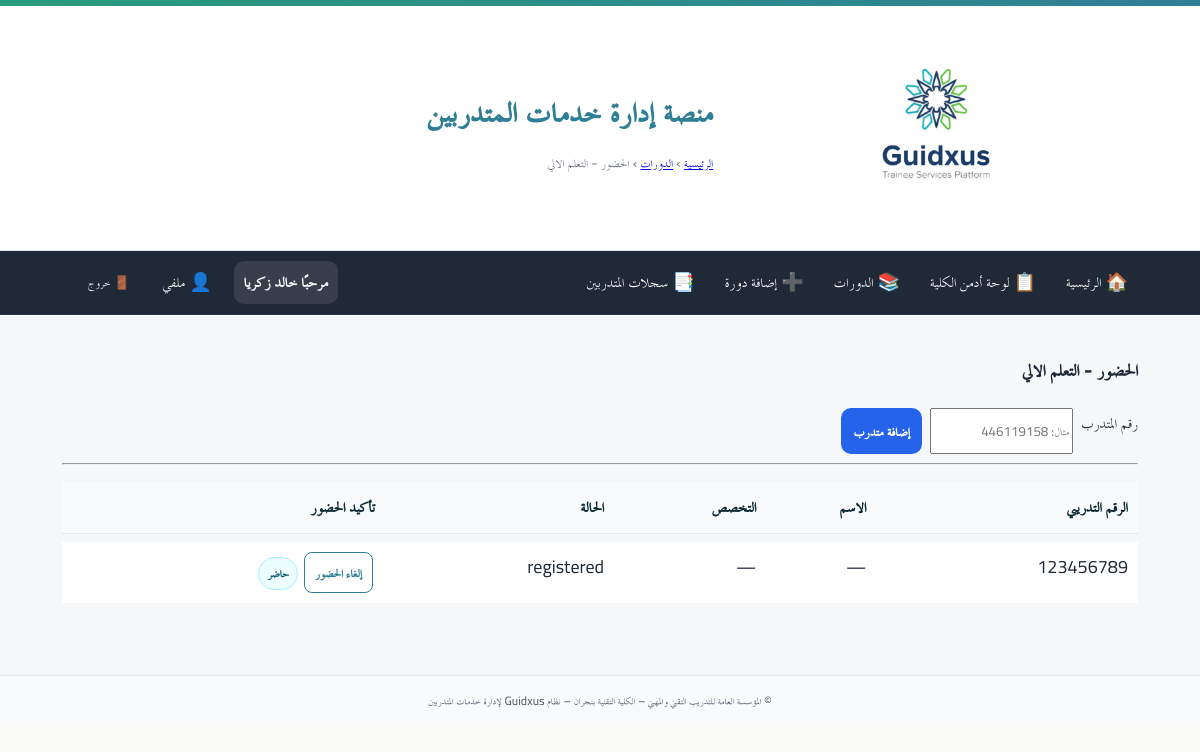
/hod/attendance/1 (signed in), run on the app's committed database.
### app/models.py (models this page shows)
class Course(Base):
    __tablename__ = "courses"
    id = Column(Integer, primary_key=True, index=True, autoincrement=True)
    title = Column(String(255), nullable=False)
    description = Column(Text, nullable=True)
    provider = Column(String(255), nullable=True)           # الجهة المنفّذة (قسم/وحدة)
    provider_name = Column(String(255), nullable=True)      # اسم المنفّذ (الشخص)
    hours = Column(Float, nullable=False)
    mode = Column(String(50), nullable=False)               # 'in_person'/'online' ... الخ
    start_date = Column(Date, nullable=False)
    end_date = Column(Date, nullable=False)
    capacity = Column(Integer, default=30)
    registration_policy = Column(String(50), default="open")  # open|approval|waitlist
    prevent_duplicates = Column(Boolean, default=True)
    attendance_verification = Column(String(50), default="paper")  # paper|qr
    completion_threshold = Column(Integer, default=80)
    create_expected_roster = Column(Boolean, default=False)
    auto_issue_certificates = Column(Boolean, default=False)
    status = Column(String(50), default="published")  # draft|published|closed|finished
    created_at = Column(DateTime, server_default=func.now(), nullable=False)
    created_by_user_id = Column(Integer, nullable=True)
    targets = relationship(
        "CourseTargetDepartment",
        back_populates="course",
        cascade="all, delete-orphan",
        lazy="selectin",
    )
    enrollments = relationship(
        "CourseEnrollment",
        back_populates="course",
        cascade="all, delete-orphan",
        lazy="selectin",
    )
    __table_args__ = (
        Index("idx_courses_status", "status"),
        Index("idx_courses_range", "start_date", "end_date"),
    )

class CourseEnrollment(Base):
    __tablename__ = "course_enrollments"
    id = Column(Integer, primary_key=True, autoincrement=True)
    course_id = Column(Integer, ForeignKey("courses.id", ondelete="CASCADE"), nullable=False)
    trainee_no = Column(String(50), nullable=False)
    trainee_name  = Column(String(150), nullable=True)
    trainee_major = Column(String(150), nullable=True)
    status = Column(String(50), nullable=False, default="registered")  # registered|completed|withdrawn...
    present = Column(Boolean, nullable=False, default=False)           # تأكيد الحضور
    certificate_code = Column(String(100), nullable=True)
    certificate_issued_at = Column(DateTime, nullable=True)
    created_at = Column(DateTime, server_default=func.now(), nullable=False)
    updated_at = Column(DateTime, server_default=func.now(), onupdate=func.now(), nullable=False)
    course = relationship("Course", back_populates="enrollments")
    __table_args__ = (
        UniqueConstraint("course_id", "trainee_no", name="uq_enroll_course_trainee"),
        Index("idx_enroll_course", "course_id"),
        Index("idx_enroll_present", "present"),
        Index("idx_enroll_trainee_no", "trainee_no"),
    )

### app/routers/hod.py (the view)
@router.get("/attendance/{course_id}")
def attendance_page(
    course_id: int,
    request: Request,
    trainee_no: Optional[str] = None,
    db: Session = Depends(get_db),
    user: CurrentUser = Depends(require_hod_or_admin),
):
    course = db.query(Course).filter(Course.id == course_id).first()
    if not course:
        raise HTTPException(status_code=404, detail="الدورة غير موجودة")
    _assert_can_manage_course(user, course, db)
    enrollments = db.execute(
        text("""
            SELECT e.trainee_no, e.trainee_name, e.trainee_major, e.status, e.present
            FROM course_enrollments e
            WHERE e.course_id = :cid
            ORDER BY CASE WHEN e.trainee_name IS NULL THEN 1 ELSE 0 END, e.trainee_name, e.trainee_no
        """),
        {"cid": course.id},
    ).mappings().all()
    student = None
    if trainee_no:
        try:
            row = db.execute(
                text("""
                    SELECT student_id, "student_Name" AS student_name, "Major" AS major
                    FROM sf01 WHERE student_id = :sid LIMIT 1
                """),
                {"sid": int(trainee_no)},
            ).mappings().first()
            if row:
                student = dict(row)
        except Exception:
            student = None
    return templates.TemplateResponse(
        "hod/attendance.html",
        {"request": request, "current_user": user, "course": course, "enrollments": enrollments, "trainee_no": trainee_no or "", "student": student},
    )

### app/templates/hod/attendance.html (shortened to what this page needs)
{% extends "base.html" %}
{% block breadcrumb %}
  <a href="/hod/">الرئيسية</a> › <a href="/hod/courses">الدورات</a> › <span>الحضور - {{ course.title }}</span>
{% endblock %}
{% block content %}
<h3>الحضور - {{ course.title }}</h3>
<form method="post" action="/hod/attendance/{{ course.id }}/add-trainee" class="inline" style="gap:8px;">
  <label>رقم المتدرب</label>
  <input name="trainee_no" value="{{ trainee_no or '' }}" placeholder="مثال: 446119158" required>
  <button class="btn btn-primary" type="submit">إضافة متدرب</button>
</form>
<hr>
<div class="table-wrap">
  <table class="tbl">
    <thead>
      <tr>
        <th>الرقم التدريبي</th>
        <th>الاسم</th>
        <th>التخصص</th>
        <th>الحالة</th>
        <th>تأكيد الحضور</th>
      </tr>
    </thead>
    <tbody>
      {% for e in enrollments %}
        <tr>
          <td>{{ e.trainee_no }}</td>
          <td>{{ e.trainee_name or '—' }}</td>
          <td>{{ e.trainee_major or '—' }}</td>
          <td>{{ e.status }}</td>
          <td>
            <form method="post" action="/hod/attendance/{{ course.id }}/mark" style="display:inline;">
              <button class="btn btn-xs {{ 'btn-primary' if not e.present else '' }}" type="submit">
                {{ 'تسجيل الحضور' if not e.present else 'إلغاء الحضور' }}
              </button>
              {% if e.present %}
                <span class="badge badge-live">حاضر</span>
              {% else %}
                <span class="badge badge-draft">غير حاضر</span>
              {% endif %}
            </form>
          </td>
        </tr>
      {% else %}
        <tr><td colspan="5" class="muted">لا يوجد متدربون مسجلون بعد.</td></tr>
      {% endfor %}
    </tbody>
  </table>
</div>
{% endblock %}

### app/static/css/app.css (style rules this page uses)
:root { --tvtc-green-1:#7EC6A4; --tvtc-green-2:#289D7B; --tvtc-blue-1:#6BB6C8; --tvtc-blue-2:#2F7E96; --tvtc-gray-1:#F5F7F8; --tvtc-gray-2:#E5E7EA; --tvtc-gray-3:#6B7280; --tvtc-black:#1F2937; --tvtc-ivory:#FAFAF7; }
* { box-sizing:border-box; font-family:"Cairo","TraditionalArabicCustom","MajallaCustom","Noto Kufi Arabic","Segoe UI",Arial,sans-serif; }
body { margin:0; background:linear-gradient(180deg,var(--tvtc-ivory),#fff 220px,var(--tvtc-gray-1) 221px); color:var(--tvtc-black); font-size:18px; line-height:1.7; }
.inline { display:flex; gap:12px; flex-wrap:wrap; }
.btn { display:inline-block; padding:12px 18px; border-radius:10px; border:1px solid transparent; text-decoration:none; font-weight:800; font-size:1rem; cursor:pointer; }
.btn-primary { background:var(--tvtc-blue-2); color:#fff; }
.btn.btn-xs { padding:6px 10px; font-size:.9rem; border:1px solid var(--tvtc-blue-2); color:var(--tvtc-blue-2); background:#fff; border-radius:8px; margin-inline:2px; }
.table-wrap { overflow:auto; }
table.tbl { width:100%; border-collapse:separate; border-spacing:0 8px; }
table.tbl thead th { background:#f8fafc; color:#0f2b37; padding:10px; font-weight:800; text-align:right; border-bottom:1px solid var(--tvtc-gray-2); }
table.tbl tbody tr { background:#fff; border:1px solid var(--tvtc-gray-2); }
table.tbl td { padding:10px; vertical-align:top; }
.badge { display:inline-block; padding:4px 8px; border-radius:999px; font-size:.85rem; font-weight:800; }
.badge-live { background:#ecfeff; color:#155e75; border:1px solid #a5f3fc; }

### app/static/css/custom.css (style rules this page uses)
.btn { padding: 8px 12px; border-radius: 10px; border: 0; cursor: pointer; }
.btn-primary { background: #2563eb; color: #fff; }

### app/templates/base.html (style rules this page uses)
:root { --container: 1100px; }
.btn { padding:8px 12px; border-radius:10px; border:0; cursor:pointer; }
.btn-primary { background:#2563eb; color:#fff; }

### data on the page
Course: title "التعلم الالي"
CourseEnrollment: trainee_no "123456789", status "registered"

### other printed values
{{ app_name or "منصة إدارة خدمات المتدربين" }} "منصة إدارة خدمات المتدربين"
{{ display_name }} "خالد زكريا"
{{ e.trainee_name or '—' }} "—"
{{ e.trainee_major or '—' }} "—"
{{ 'تسجيل الحضور' if not e.present else 'إلغاء الحضور' }} "إلغاء الحضور"
